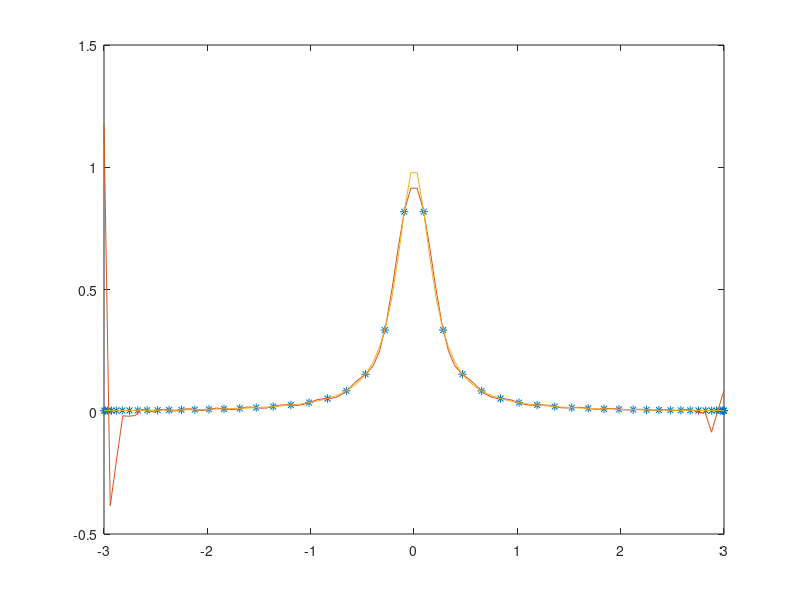

Source code (MATLAB):

function ChebyshevFit()
n = 50;
np = 50;
i = 0:1:n;
a = -3; b = 3; 
x = a + (b-a)/2*( cos( (2*i-1)*pi/(2*n)) + 1);
y = 1./(1+ 25*x.^2);
%[x; y]'
[p,S, mu] = polyfit(x,y,np);
xx = linspace(a,b);
fp = polyval(p,xx,S,mu);

x1 = linspace(a,b);
y1 = 1./(1+ 25*x1.^2);
plot(x,y, '*', xx, fp,  x1, y1)
end